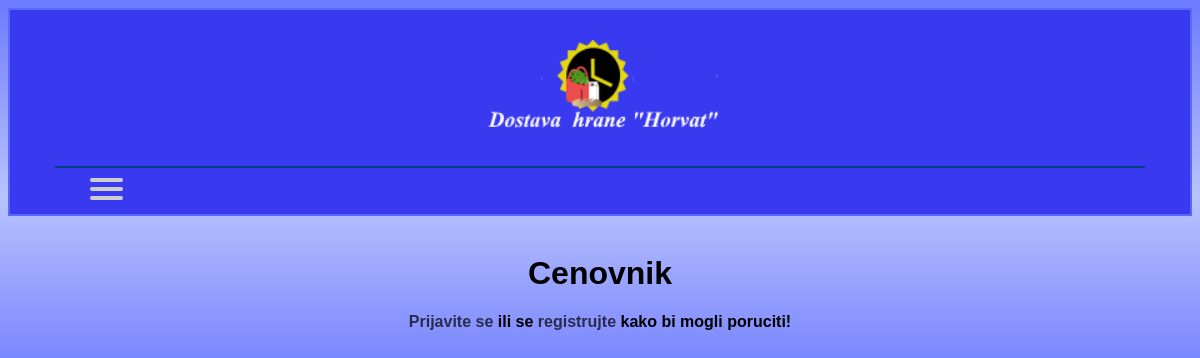
The app's page /cenovnik.php, older data.
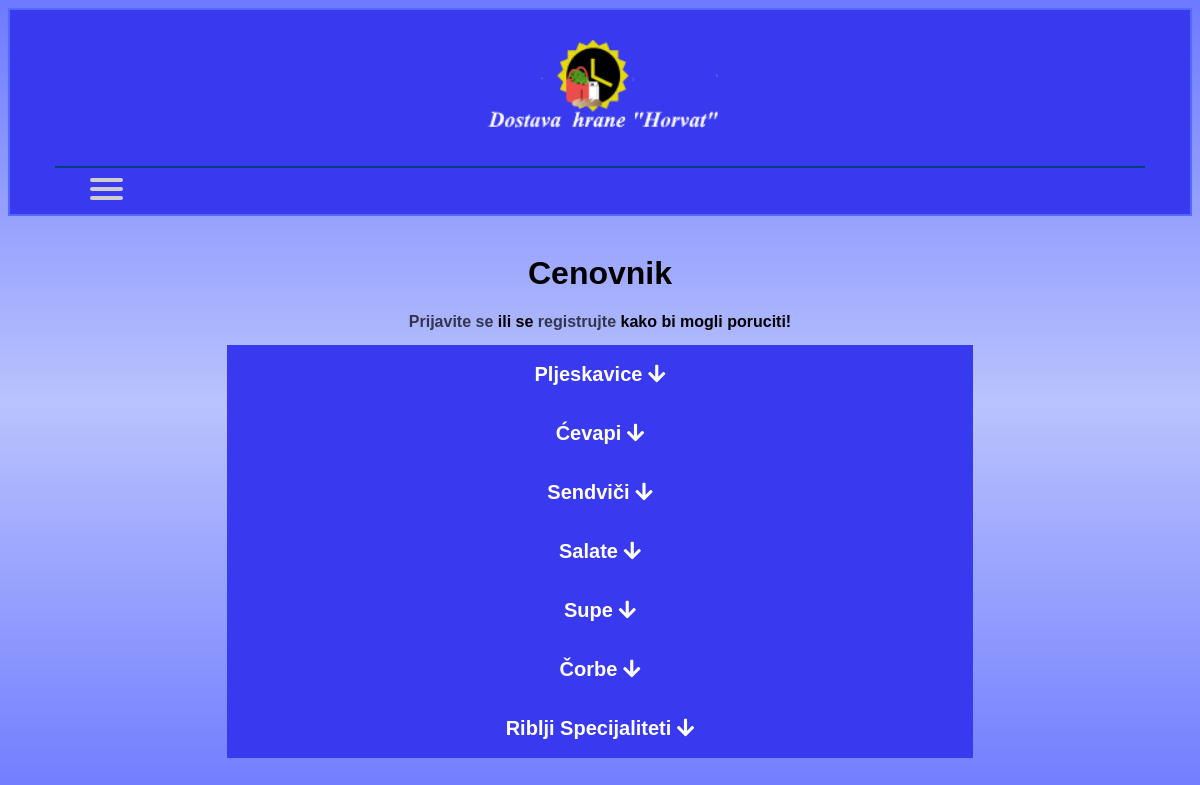
The same page, newer data.
### tables this page shows
CREATE TABLE IF NOT EXISTS `category` (
  `id_cat` bigint(20) NOT NULL AUTO_INCREMENT,
  `name` mediumtext NOT NULL,
  PRIMARY KEY (`id_cat`)
);

### cenovnik.php (the view, shortened to what this page needs)
<?php
include "functions/db-config.php";
$sql = "SELECT * FROM category";
$stat = $pdo->prepare($sql);
$stat->execute();
$res = $stat->fetchAll();
include "header.php";
?>
<br>
<div id="textplace">
    <h1 style="font-size: 32px;">Cenovnik</h1>
    <?php if (isset($_SESSION['logged'])): ?>
      <h2>Stisnite na "+" kako bi dodali u narudzbinu!</h2>
    <?php else: ?>
      <h2><a href="login.php">Prijavite se </a> ili se <a href="register.php">registrujte</a> kako bi mogli poruciti!</h2>
        <?php endif; ?>
    <div class="flex-column price-area">
      <?php
      foreach($res as $item){?>
          <button class="accordion"><?php echo $item['name']; ?> <i class="fas fa-arrow-down"></i></button>
          <?php
      }
      ?>
</body>
</html>

### header.php (shortened to what this page needs)
<!DOCTYPE html>
<html lang="en">
<head>
  <link rel="stylesheet" href="https://pro.fontawesome.com/releases/v5.10.0/css/all.css"/>
    <link rel="stylesheet" href="project_style.css">
</head>
<body>
<div id="header"><img src="logo.png" alt="logo" align="center" width="250" height="87.5">
  <div id="menuToggle">
    <span></span>
    <span></span>
    <span></span>
  </div>
  <hr style="margin-left: 15px; margin-right:15px; background-color: #000000; border: #004080 1px solid">
</div>

### project_style.css (style rules this page uses)
#header { padding: 20px; background-color: #3939ef; position: relative; left: 0; right: 0; top: 0; font-family: Verdana, sans-serif; font-weight: bold; font-size: 32px; text-align: center; border: #526aff 2px solid; }
a { text-decoration: none !important; transition: color .5s; }
#textplace a { color: rgba(0, 0, 0, 0.7) !important; }
#menuToggle { position: relative; top: 50px; left: 50px; display: none; z-index: 1; -webkit-user-select: none; user-select: none; }
#menuToggle span { display: block; width: 33px; height: 4px; margin-bottom: 5px; position: relative; background: #cdcdcd; border-radius: 3px; z-index: 1; transform-origin: 4px 0px; transition: transform 0.5s cubic-bezier(0.77, 0.2, 0.05, 1.0), background 0.5s cubic-bezier(0.77, 0.2, 0.05, 1.0), opacity 0.55s ease; }
#menuToggle span:nth-last-child(2) { transform-origin: 0% 100%; }
body { background: linear-gradient(#6e7aff, #b9c3fd, #6e7aff); }
#textplace { font-family: Verdana, sans-serif; padding-left: 5%; padding-right: 5%; font-size: 20px; text-align: center; }
#textplace h2 { font-family: Verdana, sans-serif; padding-left: 5%; padding-right: 5%; font-size: 16px; text-align: center; }
.flex-column { display: flex; flex-direction: column; }
.accordion { background-color: #3939ef; text-align: center !important; color: #fff; font-weight: bolder; cursor: pointer; padding: 18px; width: 70%; font-size: 20px; text-align: left; border: none; outline: none; transition: 0.4s; align-self: center; }
.price-area { padding-bottom: 40px; }
.accordion i { transition: transform .6s; }
@media (max-width:1200px) { #menuToggle { display: block; } }
@media (max-width:1200px) { #header { padding: 30px; } }

Row changes from the older to the newer data that the page shows:
added category: name "Pljeskavice"
added category: name "Ćevapi"
added category: name "Sendviči"
added category: name "Salate"
added category: name "Supe"
added category: name "Čorbe"
added category: name "Riblji Specijaliteti"
